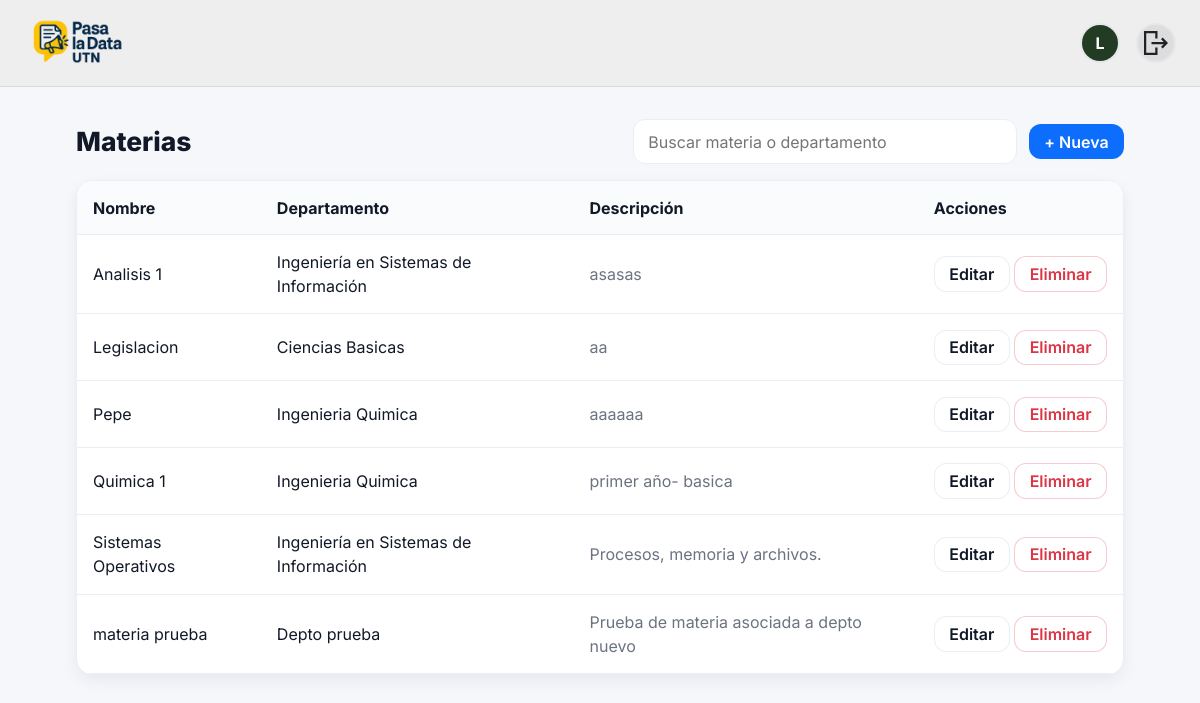
Page /academics/admin/materias/ (signed in) on the earlier database version.
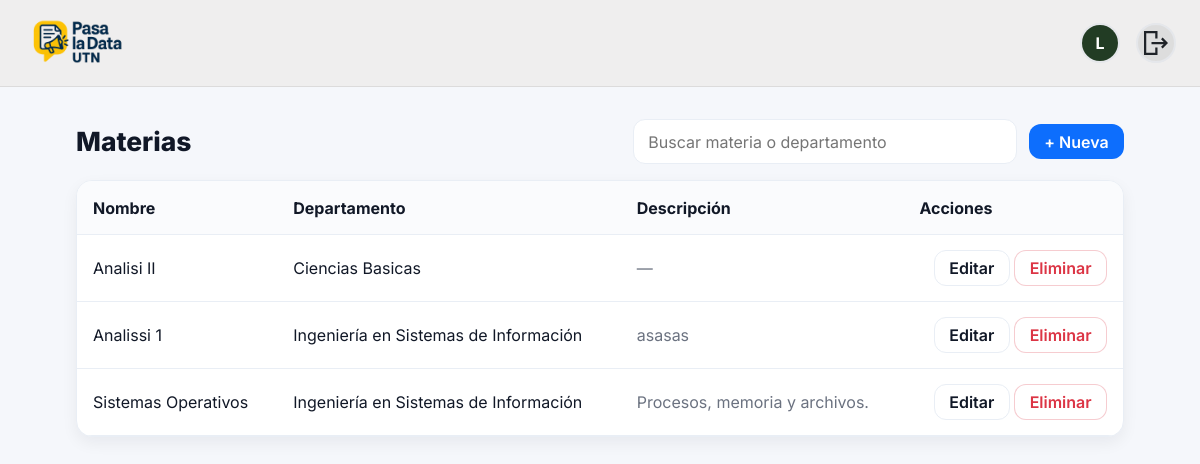
Same page on the later database version.
### people/models.py (models this page shows, shortened)
class User(AbstractUser):
    class Role(models.TextChoices):
        ALUMNO = "ALU", "Alumno"
        PROFESOR = "PRO", "Profesor"
        ADMIN = "ADM", "Administrador"
    rol = models.CharField(max_length=3, choices=Role.choices)
    legajo = models.CharField(max_length=20, unique=True, null=True, blank=True)  # solo alumnos
    username = models.CharField(max_length=150, blank=True, default='')
    imagen_perfil = models.ImageField(
        upload_to="profiles/", null=True, blank=True
    )

### academics/models.py (models this page shows, shortened)
class Materia(models.Model):
    nombre = models.CharField(max_length=120, unique=True)
    eliminado = models.BooleanField(default=False)
    departamento = models.ForeignKey(Department, on_delete=models.CASCADE, related_name="materias")
    descripcion = models.TextField(blank=True, null=True)
    icono = models.CharField(max_length=4096, blank=True, null=True)
    imagen = models.ImageField(upload_to="materias/", blank=True, null=True)
    created_at = models.DateTimeField(auto_now_add=True)
    class Meta:
        ordering = ["nombre"]

class Department(models.Model):
    nombre = models.CharField(max_length=120, unique=True)
    imagen = models.ImageField(upload_to="departments/", blank=True, null=True)
    icono = models.CharField(max_length=4096, blank=True, null=True)
    created_at = models.DateTimeField(auto_now_add=True)
    class Meta:
        ordering = ["nombre"]

### academics/views.py (the view)
# urls.py: path("admin/materias/", views.materia_list, name="materia_list"),
@login_required
def materia_list(request):
    q = (request.GET.get("q") or "").strip()
    dept_id = request.GET.get("department")
    qs = (Materia.objects
            .select_related("departamento")
            .filter(eliminado=False)
            .order_by("nombre"))
    if q:
        qs = qs.filter(Q(nombre__icontains=q) | Q(departamento__nombre__icontains=q))
    if dept_id:
        qs = qs.filter(departamento_id=dept_id)
    departamentos = Department.objects.all().order_by("nombre")
    return render(request, "academics/materia_list.html", {
        "materias": qs,
        "q": q,
        "departamentos": departamentos,
        "selected_department": int(dept_id) if dept_id else None,
        "create_url": "academics:materia_create",
        "update_name": "academics:materia_update",
        "delete_name": "academics:materia_delete",
    })

### academics/templates/academics/materia_list.html (shortened to what this page needs)
{% extends "base.html" %}
{% load static %}
{% block extra_head %}
<link rel="stylesheet" href="{% static 'academics/css/academics.css' %}">
{% endblock %}
{% block content %}
<div class="ap-wrap">
    <div class="ap-toolbar">
        <h1 class="ap-title">Materias</h1>
        <div class="ap-actions">
            <form method="get" class="ap-search">
                <input type="text" name="q" value="{{ request.GET.q|default:"" }}" placeholder="Buscar materia o departamento">
            </form>
            <a href="{% url 'academics:materia_create' %}" class="ap-btn ap-btn-primary">+ Nueva</a>
        </div>
    </div>
    <div class="ap-card ap-table-wrap">
        <table class="ap-table">
            <thead>
                <tr>
                    <th>Nombre</th>
                    <th>Departamento</th>
                    <th>Descripción</th>
                    <th class="ap-right">Acciones</th>
                </tr>
            </thead>
            <tbody>
                {% for m in materias %}
                    <tr>
                        <td class="ap-name">{{ m.nombre }}</td>
                        <td>{{ m.departamento.nombre }}</td>
                        <td class="ap-muted">{{ m.descripcion|default:"—" }}</td>
                        <td class="ap-right">
                            <a href="{% url 'academics:materia_update' m.id %}" class="ap-btn ap-btn-light">Editar</a>
                            <a href="{% url 'academics:materia_delete' m.id %}" class="ap-btn ap-btn-danger">Eliminar</a>
                        </td>
                    </tr>
                {% empty %}
                    <tr><td colspan="4" class="ap-muted">No hay materias registradas.</td></tr>
                {% endfor %}
            </tbody>
        </table>
    </div>
</div>
{% endblock %}

### templates/base.html (shortened to what this page needs)
{% load static %}
<!doctype html>
<html lang="es">
<head>
  <link rel="stylesheet" href="{% static 'css/bootstrap.min.css' %}">
  <link rel="stylesheet" href="{% static 'css/app.css' %}?v=1">
  {% block extra_head %}{% endblock %}
</head>
<body>
  {% include "partials/_navbar.html" %}
  <main class="container">
    {% block content %}{% endblock %}
  </main>
</body>
</html>

### templates/partials/_navbar.html
{% load static %}
<header class="navbar">
  <div class="navbar__inner container-narrow">
    <a class="navbar__brand"
       href="{% if request.user.is_authenticated and request.user.rol == 'ADM' %}
                {% url 'academics:admin_panel' %}
              {% else %}
                {% url 'academics:home' %}
              {% endif %}">
      <img class="navbar__logo" src="{% static 'img/logo.png' %}" alt="Pasa la Data UTN">
    </a>
    <div class="navbar__right">
      {% if request.user.is_authenticated %}
        {% if request.user.rol != "ADM" %}
          <a class="nav-avatar" href="{% url 'people:perfil' %}" title="Mi perfil">
            {% if request.user.imagen_perfil %}
              <img src="{{ request.user.imagen_perfil.url }}" alt="Foto de perfil">
            {% else %}
              <span class="nav-avatar__fallback">
                {{ request.user.get_short_name|default:request.user.username|slice:":1"|upper }}
              </span>
            {% endif %}
          </a>
        {% endif %}
        <a class="nav-avatar" href="{% url 'people:logout' %}" title="Cerrar sesión">
          <img src="{% static 'img/logout.svg' %}" alt="Cerrar sesión" class="logout-icon">
        </a>
      {% else %}
        <a class="btn btn-light btn-sm" href="{% url 'people:register' %}">Registrate</a>
        <a class="btn btn-light btn-sm" href="{% url 'people:login' %}">Iniciar sesión</a>
      {% endif %}
    </div>
  </div>
</header>

### static/css/app.css (style rules this page uses)
html, body { margin: 0; padding: 0; }
header.navbar { background: #efeeee; position: sticky; top: 0; z-index: 50; border-bottom: 1px solid rgba(0,0,0,.08); width: 100%; margin: 0; border-radius: 0 !important; }
.container-narrow { max-width: none; width: 100%; padding: 0 24px; box-sizing: border-box; }
.navbar__inner { display: flex; align-items: center; height: 70px; }
.navbar__brand { display: flex; align-items: center; }
.navbar__logo { height: 105px; width: auto; display: block; object-fit: contain; }
.navbar__right { margin-left: auto; display: flex; align-items: center; gap: 16px; }
:root { --font-ui: "Inter", system-ui, -apple-system, "Segoe UI", Roboto, Helvetica, Arial, sans-serif; }
html { font-family: var(--font-ui) !important; line-height: 1.5; }
body, input, select, textarea, button { font-family: inherit !important; }
*, *::before, *::after { font-kerning: normal; }
header.navbar .nav-avatar { width: 40px; height: 40px; border-radius: 50%; overflow: hidden; display: inline-flex; align-items: center; justify-content: center; text-decoration: none; background: #ddd; color: #333; border: 2px solid #e5e7eb; flex-shrink: 0; }
header.navbar .nav-avatar > img { width: 100%; height: 100%; display: block; object-fit: cover; object-position: center; }
header.navbar .nav-avatar__fallback { width: 100%; height: 100%; display: inline-flex; align-items: center; justify-content: center; font-weight: 700; font-size: 16px; color: #fff; background: #223C24; }

### academics/static/academics/css/academics.css (style rules this page uses)
:root { --ap-bg: #f5f7fb; --ap-card: #fff; --ap-border: #e9eef5; --ap-muted: #6b7280; --ap-primary: #0d6efd; --ap-danger: #dc3545; --ap-success: #198754; --ap-shadow: 0 6px 16px rgba(17, 24, 39, .06); --ap-radius: 16px; --ap-radius-sm: 12px; --ap-pad: 1rem; --ap-gap: .75rem; --ap-font: system-ui, -apple-system, Segoe UI, Roboto, Inter, Ubuntu, "Helvetica Neue", Arial, sans-serif; }
html, body { height: 100%; }
body { background: var(--ap-bg); font-family: var(--ap-font); color:#111827; }
.ap-wrap { max-width: 1080px; margin: 0 auto; padding: 2rem 1rem 3rem; }
.ap-card { background: var(--ap-card); border:1px solid var(--ap-border); border-radius: var(--ap-radius); box-shadow: var(--ap-shadow); overflow: hidden; }
.ap-muted { color: var(--ap-muted); }
.ap-toolbar { display:flex; gap:1rem; align-items:center; justify-content:space-between; margin-bottom:1rem; flex-wrap:wrap; }
.ap-title { margin:0; font-weight:800; font-size: clamp(1.4rem, 2.2vw, 2rem); }
.ap-actions { display:flex; align-items:center; gap:.75rem; flex-wrap:wrap; }
.ap-search { position:relative; }
.ap-search input { width: clamp(220px, 32vw, 420px); border: 1px solid var(--ap-border); border-radius: var(--ap-radius-sm); background: #fff; padding: .6rem 2.1rem .6rem .9rem; outline: none; }
.ap-btn { display:inline-flex; align-items:center; gap:.45rem; border-radius: var(--ap-radius-sm); padding:.55rem .9rem; font-weight:600; text-decoration:none; border:1px solid transparent; transition:.18s ease; line-height:1; }
.ap-btn-primary { background: var(--ap-primary); color:#fff; cursor: pointer; }
.ap-btn-light { background:#fff; border-color: var(--ap-border); color:#111827; }
.ap-btn-danger { color: var(--ap-danger); border-color: rgba(220,53,69,.25); background:#fff; }
.ap-table-wrap { overflow:auto; border-radius: var(--ap-radius); }
.ap-table { width:100%; border-collapse:separate; border-spacing:0; }
.ap-table thead th { background:#fafbfd; color:#111827; font-weight:700; border-bottom:1px solid var(--ap-border); position:sticky; top:0; z-index:1; padding:.9rem 1rem; text-align:left; }
.ap-table tbody td { padding:.95rem 1rem; vertical-align:middle; border-bottom:1px solid var(--ap-border); }
.ap-table tbody tr { transition: background .15s ease; }
.ap-right { text-align:right; white-space:nowrap; }

Differences in the rows shown:
removed Materia: nombre "Legislacion", departamento.nombre "Ciencias Basicas", descripcion "aa"
removed Materia: nombre "Pepe", departamento.nombre "Ingenieria Quimica", descripcion "aaaaaa"
removed Materia: nombre "Quimica 1", departamento.nombre "Ingenieria Quimica", descripcion "primer año- basica"
removed Materia: nombre "materia prueba", departamento.nombre "Depto prueba", descripcion "Prueba de materia asociada a depto nuevo"
added Materia: nombre "Analisi II", departamento.nombre "Ciencias Basicas", descripcion "—"
changed Materia "asasas": nombre "Analisis 1" → "Analissi 1"
